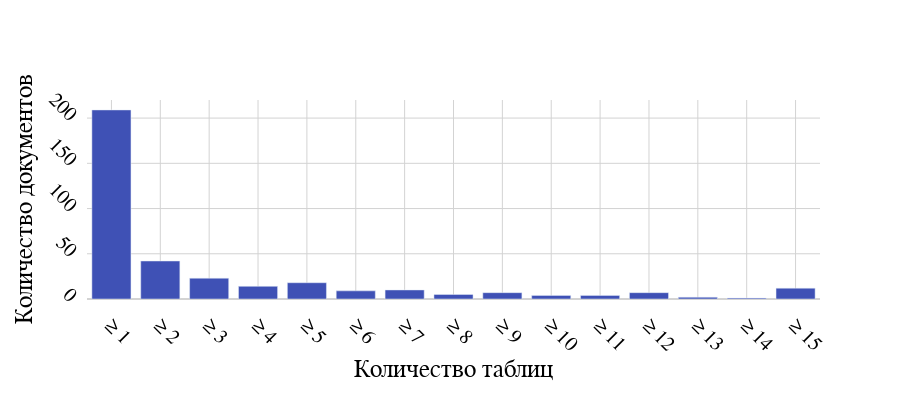

Write notebook code for a chart like this one.
### Code cell
bars, min_, step = make_hist3([stat['tables'] for stat in unique_stats], *H3)

fig = go.Figure()

fig.add_bar(
    x=[*[f'≥ {(i * step) + 1}' for i in range(len(bars) - 1)], f'≥ {(len(bars) - 1) * step + 1}'], y=bars,
    showlegend=False)

fig.update_layout(
    **LAYOUT,
    colorway=[COLORS_D[4]])

fig.update_xaxes(
    title=dict(
        font=dict(family='Times New Roman', size=25, color='black'),
        text='Количество таблиц'), 
    **AXIS)

fig.update_yaxes(
    title=dict(
        font=dict(family='Times New Roman', size=25, color='black'),
        text='Количество документов'), 
    **AXIS)

fig

### Figure 1 — Plotly figure (JSON) as saved in the notebook; plotly's stock layout.template omitted (floating-point values rounded to 4 significant figures)
{"data": [{"showlegend": false, "type": "bar", "x": ["≥ 1", "≥ 2", "≥ 3", "≥ 4", "≥ 5", "≥ 6", "≥ 7", "≥ 8", "≥ 9", "≥ 10", "≥ 11", "≥ 12", "≥ 13", "≥ 14", "≥ 15"], "y": [209, 42, 23, 14, 18, 9, 10, 5, 7, 4, 4, 7, 2, 1, 12]}], "layout": {"colorway": ["rgba(63, 81, 181, 1.0)"], "font": {"color": "black", "family": "Times New Roman", "size": 20}, "height": 400, "margin": {"pad": 10}, "plot_bgcolor": "rgba(0, 0, 0, 0)", "width": 900, "xaxis": {"gridcolor": "lightgrey", "showgrid": true, "tickangle": 45, "tickformat": "000", "ticklen": 10, "title": {"font": {"color": "black", "family": "Times New Roman", "size": 25}, "text": "Количество таблиц"}, "zerolinecolor": "lightgrey"}, "yaxis": {"gridcolor": "lightgrey", "showgrid": true, "tickangle": 45, "tickformat": "000", "ticklen": 10, "title": {"font": {"color": "black", "family": "Times New Roman", "size": 25}, "text": "Количество документов"}, "zerolinecolor": "lightgrey"}}}
